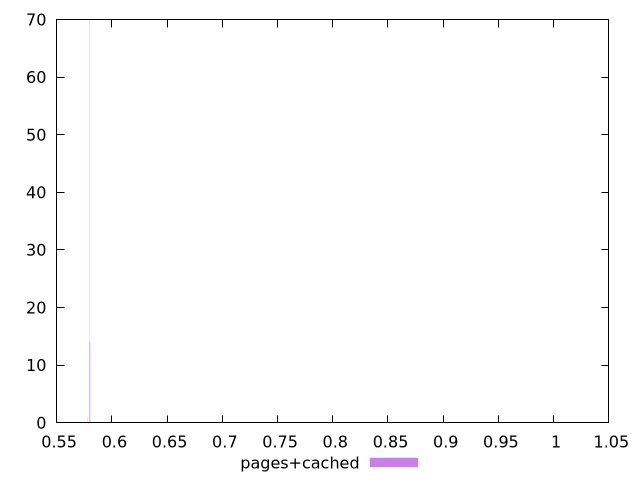

Write the gnuplot code that produced this figure.
$_pagesCached <<EOF
1.00007522616312 1
0.5782529897722667 1
0.5804562398198923 14
0.579454762525517 14
0.5800556489021421 70
EOF
set key outside below
set terminal pngcairo
set output "report_00006_2020-11-02T20-21-41.718Z/uses-rel-preload/pages+cached//hist.png"
set yrange [0:70]
set boxwidth 0.0002002954588750491
set style fill transparent solid 0.5 noborder
plot $_pagesCached title "pages+cached" with boxes ,
